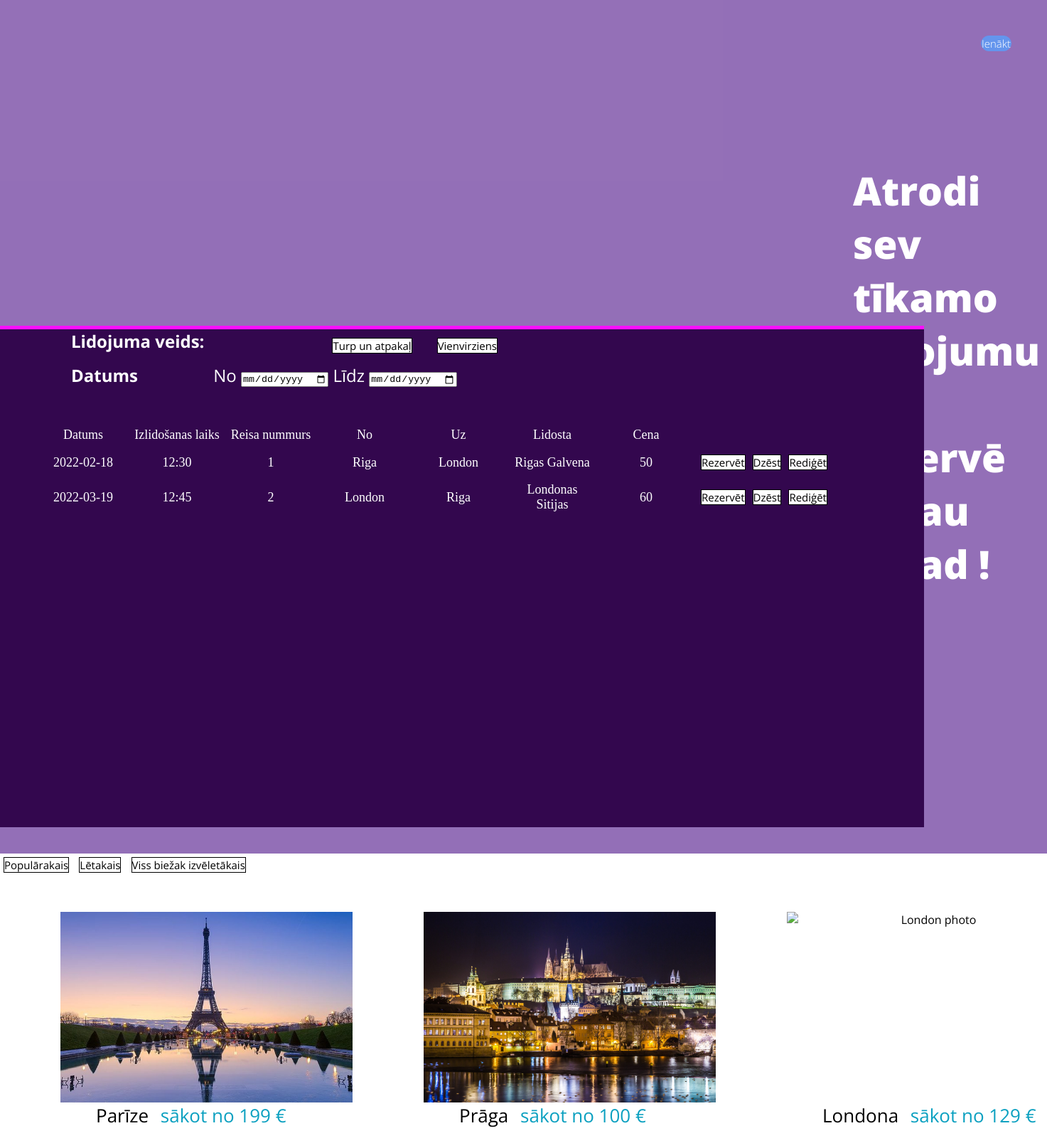
The app's page /saraksts with its own data.
### main.py (models this page shows, shortened)
class Lidojumi(db.Model):
    fid = db.Column(db.Integer, primary_key=True)
    lidojumaDatums = db.Column(db.String(300), nullable=False)
    lidojumaLaiks = db.Column(db.String(300), nullable=False)
    no = db.Column(db.String(300), nullable=False)
    uz = db.Column(db.String(300), nullable=False)
    lidosta = db.Column(db.String(300), nullable=False)
    cena = db.Column(db.Integer, nullable=False)

### main.py (the view)
@app.route("/saraksts")
def nauraVienigaLapa():
    lidojumi = Lidojumi.query.order_by(Lidojumi.lidojumaDatums).all()
    return render_template("flights.html", lidojumi=lidojumi)

### templates/flights.html (shortened to what this page needs)
<!doctype html>
<html lang="lv">
<head>
    <link rel="stylesheet" href="{{ url_for('static', filename='../static/css/flights.css')}}">
</head>
<body>
    <header>
        <a href="/login"><button class="loginButton">Ienākt</button></a>
        <div class='FlightsList'>
            <div class='FlightType'>
                <h2>
                    Lidojuma veids:
                </h2>
                <button class='ButtonCircle ButtonCircle2nd'>
                    Vienvirziens
                </button>
                <button class='ButtonCircle'>
                    Turp un atpakaļ
                </button>
            </div>
            <article>
                <form>
                    <h3>
                        Datums
                    </h3>
                    <label for="From">No </label>
                    <input type="date" id="From" name="From">
                    <label for="To">Līdz </label>
                    <input type="date" id="To" name="To">
                </form>
                <table>
                    <tr class="Table_parameters">
                        <td>Datums</td>
                        <td>Izlidošanas laiks</td>
                        <td>Reisa nummurs</td>
                        <td>No</td>
                        <td>Uz</td>
                        <td>Lidosta</td>
                        <td>Cena</td>
                    </tr>
                    {% for el in lidojumi%}
                    <tr class="Table_info">
                        <td>{{ el.lidojumaDatums }}<br></td>
                        <td>{{ el.lidojumaLaiks }}<br></td>
                        <td>{{ el.fid }}<br></td>
                        <td>{{ el.no }}<br></td>
                        <td>{{ el.uz }}<br></td>
                        <td>{{ el.lidosta }}<br></td>
                        <td>{{ el.cena }}<br></td>
                        <td>
                            <div id="btnContainer">
                                <a href="/rezervacija"><button class='Rezervet btn'>Rezervēt</button></a>
                                <a href="/saraksts/{{el.fid}}/del"><button class="delete btn" id="delete">Dzēst</button></a>
                                <button class="update btn" id="update">Rediģēt</button>
                            </div>
                        </td>
                    </tr>
                    {% endfor %}
                </table>
            </article>
        </div>
        <h1>Atrodi sev tīkamo ceļojumu un rezervē to jau tagad !</h1>
    </header>
    <footer>
        <div class='ButtonTrio'>
            <button class='button'>
                Populārakais
            </button>
            <button class='button'>
                Lētakais
            </button>
            <button class='button'>
                Viss biežak izvēletākais
            </button>
        </div>
        <div class='Pictures'>
            <div class="photo">
                <img class="firstPhoto" src="static/photo/Paris.jpg" alt="Paris photo">
                <p class="first">
                    Parīze
                    <span class='Blue-text'>
                        sākot no 199 €
                    </span>
                </p>
            </div>
            <div class="photo">
                <img class="secondPhoto" src="static/photo/Prague.jpg" alt="Prague photo">
                <p class="second">
                    Prāga
                    <span class='Blue-text'>
                        sākot no 100 €
                    </span>
                </p>
            </div>
            <div class="photo">
                <img class="thirdPhoto" src="static/photo/London.jpg" alt="London photo">
                <p class="third">
                    Londona
                    <span class='Blue-text'>
                        sākot no 129 €
                    </span>
                </p>
            </div>
        </div>
    </footer>
</body>
</html>

### static/css/flights.css (style rules this page uses)
* { margin: 0; padding: 0; }
body { background: url(../photo/BackgroundLidojumi.jpg); background-size: cover; background-repeat: no-repeat; }
h1 { text-align: left; font-family: 'Open Sans', sans-serif; font-weight: 800; font-size: 55px; max-width: 415px; width: auto; color: #FFFFFF; display: inline-block; margin-left: 1200px; margin-top: 230px; }
h2, h3 { margin: 0; display: inline-block; font-size: 24px; }
h3 { margin-right: 100px; }
header { background-color: rgba(102, 51, 153, 0.7); top: 0; left: 0; text-align: center; font-size: 30px; width: 100%; height: 1200px; color: white; font-family: 'Open Sans', sans-serif; }
.loginButton { position: absolute; top: 0; right: 0; margin-top: 50px; margin-right: 50px; cursor: pointer; background-color: #6495ED; font-size: 15px; border-radius: 12px; font-family: 'Open Sans', sans-serif; color: #FFFFFF; font-weight: 300; border-color: #6495ED; }
footer { background-color: white; position: relative; bottom: 0; width: 100%; height: 300px; background: white; font-family: 'Open Sans', sans-serif; }
.FlightType { text-align: left; margin-left: 100px; position: relative; }
form { text-align: left; margin-left: 100px; }
.FlightsList { background-color: #33074E; width: 1300px; height: 700px; position: absolute; top: 0; bottom: 0; left: 0; right: 30%; margin: auto; font-size: 24px; border-top: #FA0EFF 4pt solid; overflow: auto; overflow-x: hidden; overflow-y: scroll; }
.ButtonCircle, .From, .To { float: right; margin-top: 12px; margin-right: 30px; }
.ButtonCircle2nd, .To { margin-right: 600px; }
article { margin-top: 15px; }
.Rezervet { float: right; }
table { margin-top: 50px; font-family: Open-Sans-Regular; margin-left: 50px; font-size: 18px; }
tr, td { text-align: center; width: 120px; padding: 5px; }
.Blue-text { color: #0BA0C0; margin-left: 10px; font-size: 26px; }
.Pictures { padding-top: 35px; padding-bottom: 35px; display: flex; justify-content: center; width: auto; text-align: center; max-width: 100%; height: auto; position: absolute; margin: 15px; }
img { width: 100%; height: 100%; }
#btnContainer { display: flex; align-items: center; justify-content: center; }
button { border: 1px solid; border-color: black; background-color: white; margin: 5px; font-family: 'Open Sans', sans-serif; font-weight: 400; font-size: 15px; color: black; }
.first, .second, .third { display: block; text-align: left; font-size: 26px; margin-left: 50px; }
.firstPhoto, .secondPhoto, .thirdPhoto { vertical-align: top; display: inline-block; text-align: center; width: 411px; height: 268px; }
.photo { float: left; margin-left: 100px; }

### records on screen
Lidojumi: lidojumaDatums "2022-02-18", lidojumaLaiks "12:30", fid "1", no "Riga", uz "London", lidosta "Rigas Galvena", cena "50"
Lidojumi: lidojumaDatums "2022-03-19", lidojumaLaiks "12:45", fid "2", no "London", uz "Riga", lidosta "Londonas Sitijas", cena "60"
